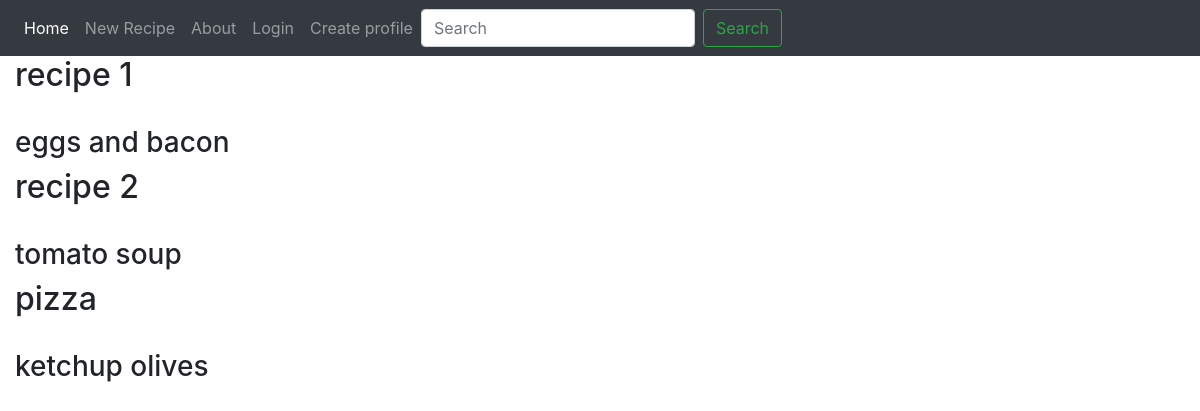
The page / on the database its author committed.
### cookbook_app/models.py (models this page shows)
class Recipe(models.Model):
    name = models.CharField(max_length=100)
    body = models.TextField()
    date_posted = models.DateTimeField(default=timezone.now)
    image = models.FileField(null=True, blank=True)

### cookbook_app/views.py (the view)
# urls.py: path('', views.base, name='cookbook-app-base'),
def base(request):
    context = {}
    query = request.GET.get("q", None)
    recipes = Recipe.objects.all()
    if query is not None:
        recipes = recipes.filter(Q(body__icontains=query) |
                                 Q(name__icontains=query))
    context['recipes'] = recipes
    return render(request, 'base.html', context)

### cookbook_app/templates/base.html (shortened to what this page needs)
{% load static %}
<!DOCTYPE html>
<html lang="en">
<head>
    <link rel="stylesheet" href="https://stackpath.bootstrapcdn.com/bootstrap/4.4.1/css/bootstrap.min.css">
</head>
<body>
    <nav class="navbar navbar-expand-sm bg-dark navbar-dark">
        <ul class="navbar-nav">
          <li class="nav-item active">
            <a class="nav-link" href="/">Home</a>
          </li>
          <li class="nav-item">
            <a class="nav-link" href="{% url 'cookbook_app-new_recipe' %}">New Recipe</a>
          </li>
          <li class="nav-item">
            <a class="nav-link" href="{% url 'cookbook_app-about' %}">About</a>
          </li>
          {% if user.is_authenticated %}
          <li>
            <a class="nav-item nav-link" href="{% url 'profile' %}">Profile</a>
          </li>
          <li>
             <a class="nav-item nav-link" href="{% url 'logout' %}">Logout</a>
          </li>
            {% else %}
            <li>
              <a class="nav-item nav-link" href="{% url 'login' %}">Login</a>
            </li>
            <li class="nav-item">
            <a class="nav-link" href="{% url 'register' %}">Create profile</a>
          </li>
              {% endif %}
        </ul>
        <div class="search_box">
         <form class="form-inline my-2 my-lg-0" method="GET">
          <input class="form-control mr-sm-2" type="search" placeholder="Search" aria-label="Search" name="q" id="id_q" >
          <button class="btn btn-outline-success my-2 my-sm-0" type="submit">Search</button>
        </form>
        </div>
      </nav>
      {% block content %}
      <div class="col-sm-6 col-sm-offset-3">
      {% for recipe in recipes %}
      <div class="media content-section">
        <div class="media-body">
          <div class="article-metadata">
            <h2>{{ recipe.name }}</h2>
            {% if recipe.image %}
            <h3>{{ recipe.body }}</h3>
          </div>
        </div>
      </div >
            {% endif %}
      {% endfor %}
      </div>
      {% endblock %}
</body>
</html>

### rows shown on the page
Recipe: name "recipe 1", body "eggs and bacon"
Recipe: name "recipe 2", body "tomato soup"
Recipe: name "pizza", body "ketchup olives"
